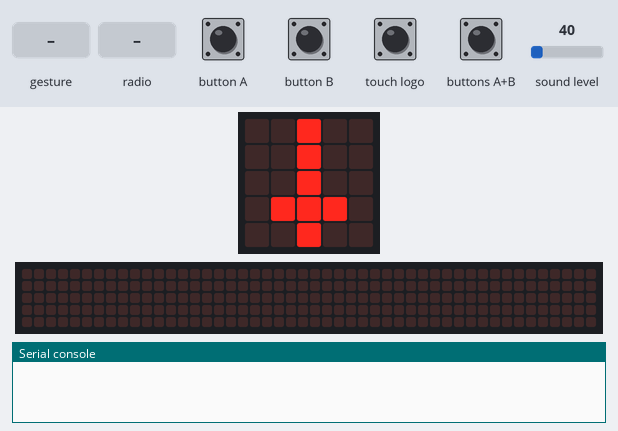
Bench run of a program on a simulated BBC micro:bit (MakeCode). Parts: the board's 5×5 LED display, a strip that is not on the board, showing the scrolling text unrolled, the last lines printed to the serial console. The inputs (shaded band) are chosen by the test bench; at power-on: sound level 40. No radio messages arrive unless stated (any console line starting 'radio sent:' is added by the test bench); the 48×5 strip is a reading aid, not a part: it shows the text the display is scrolling, unrolled, one strip-width of it at a time.

Above: at 2.2 s.
2.3 s: sound turns loud
At 2.37 s:
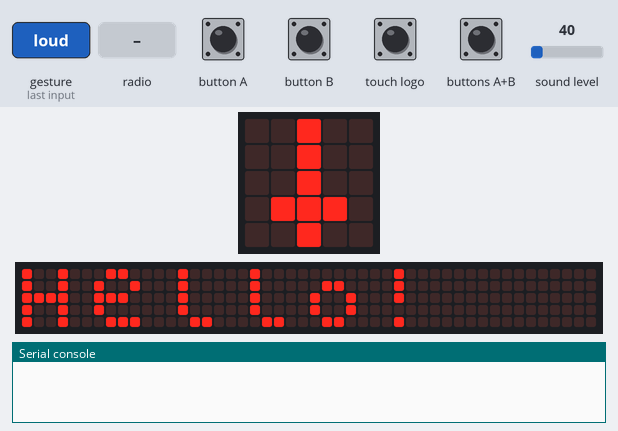
4.2 s: button B pressed for 0.15 s
4.9 s: button A pressed 2 times (0.12 s each, 0.3 s apart)
8.5 s: radio message "1" arrives
At 11.25 s:
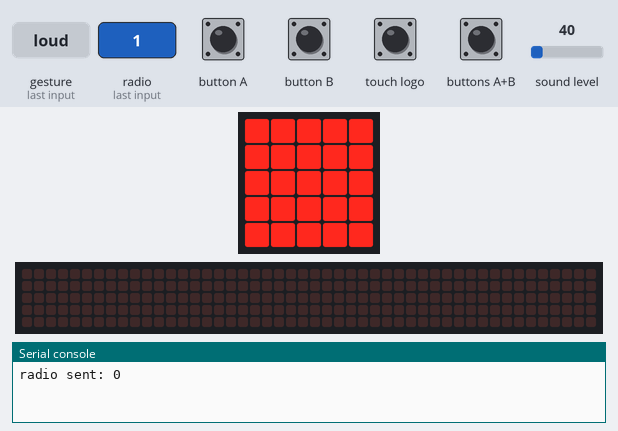
11.5 s: sound turns loud
At 11.65 s:
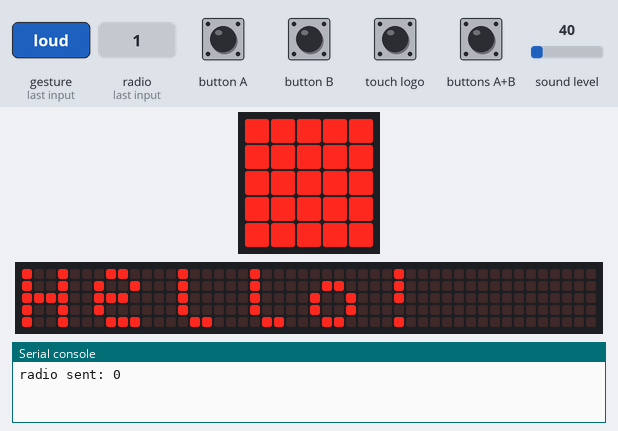
Timing chart, 0 to 14.0 s (numbered marks = the images above; inputs shaded):
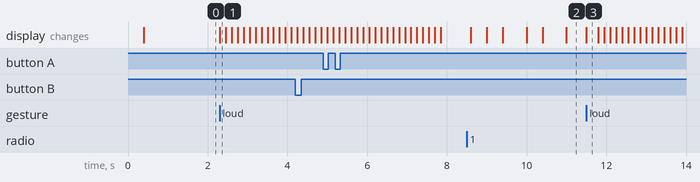

Measured:
- after the input at 2.3 s, the display: changes at once (image 1)
- after the input at 8.5 s, the display: first differs from a run without the input after 2.5 s (image 2)
- after the input at 11.5 s, the display: changes at once (image 3)

The program:

main.ts
```typescript
radio.onReceivedNumber(function (receivedNumber) {
    if (receivedNumber == 1) {
        basic.showLeds(`
            # # # # #
            # # # # #
            # # # # #
            # # # # #
            # # # # #
            `)
    } else {
        basic.showLeds(`
            . # # # .
            # . . . #
            . . . # .
            . . # . .
            . . # . .
            `)
        basic.showLeds(`
            # . . . #
            . . . . .
            # # # # #
            . . . # #
            . . . # #
            `)
        basic.showLeds(`
            . . . . .
            . . . . .
            . . . . .
            . . . . .
            . . . . .
            `)
    }
})
input.onButtonPressed(Button.A, function () {
    basic.showLeds(`
        . . # . .
        . # # # .
        . # # # .
        # # # # #
        # # # # #
        `)
    basic.showIcon(IconNames.Silly)
})
input.onButtonPressed(Button.AB, function () {
    basic.showIcon(IconNames.Silly)
    basic.showIcon(IconNames.Silly)
    basic.showIcon(IconNames.Silly)
    basic.showIcon(IconNames.Silly)
    basic.showIcon(IconNames.Silly)
})
input.onButtonPressed(Button.B, function () {
    radio.sendNumber(0)
})
input.onSound(DetectedSound.Loud, function () {
    while (true) {
        basic.showString("Hello!")
        if (input.soundLevel() <= 129) {
            break;
        }
    }
})
input.onSound(DetectedSound.Quiet, function () {
    basic.showLeds(`
        . # # # .
        # . . . #
        . . . # .
        . . # . .
        . . # . .
        `)
})
basic.showLeds(`
    . # # # .
    # . . . #
    . . . # .
    . . # . .
    . . # . .
    `)
basic.showIcon(IconNames.Sword)
basic.forever(function () {
    radio.setGroup(66)
})
basic.forever(function () {
    if (input.logoIsPressed()) {
        radio.sendNumber(1)
    }
})
```

test.ts
```typescript
// 在此处测试；当此软件包作为插件使用时，将不会编译此软件包。
```
